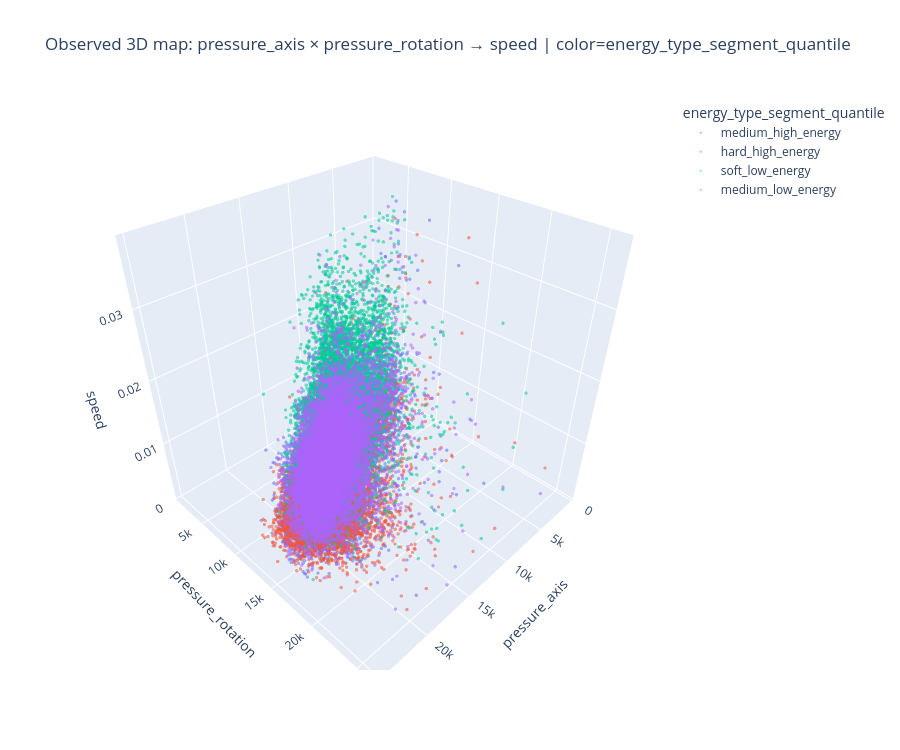

The notebook cell saved with this chart:
### Markdown cell above
## 14. Plotly 3D карта фактических точек

### Code cell
PLOT_SAMPLE = min(50000, len(cluster_df))
plot_df = cluster_df.sample(PLOT_SAMPLE, random_state=RANDOM_STATE).copy()

COLOR_BY = "energy_type_segment_quantile"  # можно заменить на любой метод из SEGMENTATION_METHODS

fig = px.scatter_3d(
    plot_df,
    x="pressure_axis",
    y="pressure_rotation",
    z="speed",
    color=COLOR_BY,
    opacity=0.55,
    title=f"Observed 3D map: pressure_axis × pressure_rotation → speed | color={COLOR_BY}",
)

fig.update_traces(marker=dict(size=2))
fig.update_layout(height=750)
fig.show()

### Figure 1 — Plotly figure (JSON) as saved in the notebook; plotly's stock layout.template omitted (floating-point values rounded to 4 significant figures; data arrays with more than 128 entries replaced by an {"elided": "..."} marker saying what was removed)
{"data": [{"hovertemplate": "energy_type_segment_quantile=medium_high_energy<br>pressure_axis=%{x}<br>pressure_rotation=%{y}<br>speed=%{z}<extra></extra>", "legendgroup": "medium_high_energy", "marker": {"color": "#636efa", "opacity": 0.55, "size": 2, "symbol": "circle"}, "mode": "markers", "name": "medium_high_energy", "scene": "scene", "showlegend": true, "type": "scatter3d", "x": {"elided": "12528 int values"}, "y": {"elided": "12528 int values"}, "z": {"elided": "12528 float values"}}, {"hovertemplate": "energy_type_segment_quantile=hard_high_energy<br>pressure_axis=%{x}<br>pressure_rotation=%{y}<br>speed=%{z}<extra></extra>", "legendgroup": "hard_high_energy", "marker": {"color": "#EF553B", "opacity": 0.55, "size": 2, "symbol": "circle"}, "mode": "markers", "name": "hard_high_energy", "scene": "scene", "showlegend": true, "type": "scatter3d", "x": {"elided": "12554 int values"}, "y": {"elided": "12554 int values"}, "z": {"elided": "12554 float values"}}, {"hovertemplate": "energy_type_segment_quantile=soft_low_energy<br>pressure_axis=%{x}<br>pressure_rotation=%{y}<br>speed=%{z}<extra></extra>", "legendgroup": "soft_low_energy", "marker": {"color": "#00cc96", "opacity": 0.55, "size": 2, "symbol": "circle"}, "mode": "markers", "name": "soft_low_energy", "scene": "scene", "showlegend": true, "type": "scatter3d", "x": {"elided": "12263 int values"}, "y": {"elided": "12263 int values"}, "z": {"elided": "12263 float values"}}, {"hovertemplate": "energy_type_segment_quantile=medium_low_energy<br>pressure_axis=%{x}<br>pressure_rotation=%{y}<br>speed=%{z}<extra></extra>", "legendgroup": "medium_low_energy", "marker": {"color": "#ab63fa", "opacity": 0.55, "size": 2, "symbol": "circle"}, "mode": "markers", "name": "medium_low_energy", "scene": "scene", "showlegend": true, "type": "scatter3d", "x": {"elided": "12655 int values"}, "y": {"elided": "12655 int values"}, "z": {"elided": "12655 float values"}}], "layout": {"height": 750, "legend": {"title": {"text": "energy_type_segment_quantile"}, "tracegroupgap": 0}, "scene": {"domain": {"x": [0, 1], "y": [0, 1]}, "xaxis": {"title": {"text": "pressure_axis"}}, "yaxis": {"title": {"text": "pressure_rotation"}}, "zaxis": {"title": {"text": "speed"}}}, "title": {"text": "Observed 3D map: pressure_axis × pressure_rotation → speed | color=energy_type_segment_quantile"}}}
